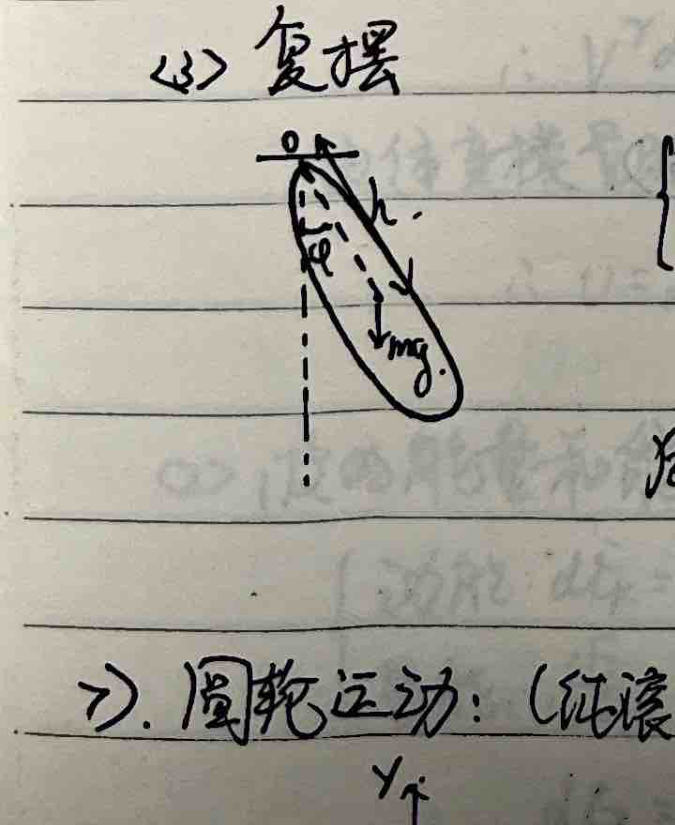
#> input picture olympiad-physics/images/ch01_compound_pendulum.png, 675 x 825 px, given in place of ch02_page_010.png, which was not available
$ python crop_ch02_p10.py
#> lines starting #> are read from the running program, lines starting #| are printed output that depends on the picture; pictures that were not available may be replaced by others from this repository, and a replacement may not be noted
import os
from PIL import Image

in_dir = 'college-physics/images'
out_dir = 'college-physics/images'

def extract_rect(img_name, out_name, x0_pct, y0_pct, x1_pct, y1_pct):
#> called with img_name = 'ch02_page_010.png', out_name = 'topic_square_transmission.png', x0_pct = 0.25, y0_pct = 0.1, x1_pct = 0.4, y1_pct = 0.16
    in_path = os.path.join(in_dir, img_name)
    out_path = os.path.join(out_dir, out_name)
    img = Image.open(in_path)
#> img is the input picture: PIL image 675x825 RGB; mean R, G, B 168.1, 164.5, 154.2
    width, height = img.size
#> width = 675; height = 825
    box = (
        int(width * x0_pct),
        int(height * y0_pct),
        int(width * x1_pct),
        int(height * y1_pct)
    )
#> box = (168, 82, 270, 132)
    cropped = img.crop(box)
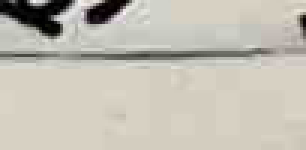
#> cropped: PIL image 102x50 RGB (shown 3 times larger); mean R, G, B 194.6, 190.8, 179.8
    cropped.save(out_path)
    print(f"Saved {out_path}")

extract_rect("ch02_page_010.png", "topic_square_transmission.png", 0.25, 0.10, 0.40, 0.16)
extract_rect("ch02_page_010.png", "topic_delta_well.png", 0.15, 0.22, 0.28, 0.28)
#> call 2 of extract_rect, with img_name = 'ch02_page_010.png', out_name = 'topic_delta_well.png', x0_pct = 0.15, y0_pct = 0.22, x1_pct = 0.28, y1_pct = 0.28
#> in extract_rect (call 2), `cropped = img.crop(box)`:
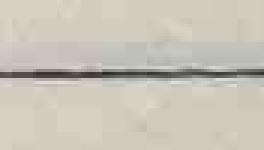
#> cropped: PIL image 88x50 RGB (shown 3 times larger); mean R, G, B 201, 196.2, 184.2
extract_rect("ch02_page_010.png", "topic_delta_barrier.png", 0.10, 0.85, 0.25, 0.92)
#> call 3 of extract_rect, with img_name = 'ch02_page_010.png', out_name = 'topic_delta_barrier.png', x0_pct = 0.1, y0_pct = 0.85, x1_pct = 0.25, y1_pct = 0.92
#> in extract_rect (call 3), `cropped = img.crop(box)`:
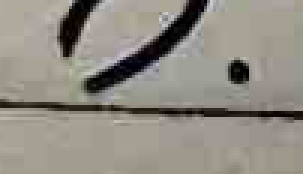
#> cropped: PIL image 101x58 RGB (shown 3 times larger); mean R, G, B 145.5, 140.7, 131.2

print("Done")

$ run again, on olympiad-physics/images/ch01_spring.png
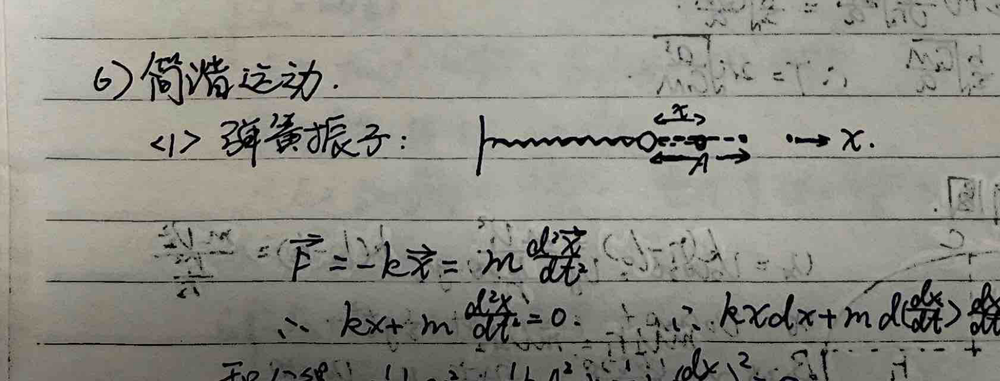
#> input picture olympiad-physics/images/ch01_spring.png, 1000 x 381 px, shrunk from 1733 x 660 before the run, given in place of ch02_page_010.png, which was not available
#> in extract_rect, img is the input picture: PIL image 1000x381 RGB; mean R, G, B 141.3, 140.5, 132.5
#> in extract_rect (call 2), `cropped = img.crop(box)`:
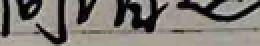
#> cropped: PIL image 130x23 RGB (shown 2 times larger); mean R, G, B 124.4, 120.2, 113.9
#> in extract_rect (call 3), `cropped = img.crop(box)`:
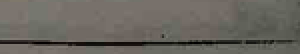
#> cropped: PIL image 150x27 RGB (shown 2 times larger); mean R, G, B 105, 101.5, 94.8

$ run again, on olympiad-physics/images/ch01_wave_interference.png
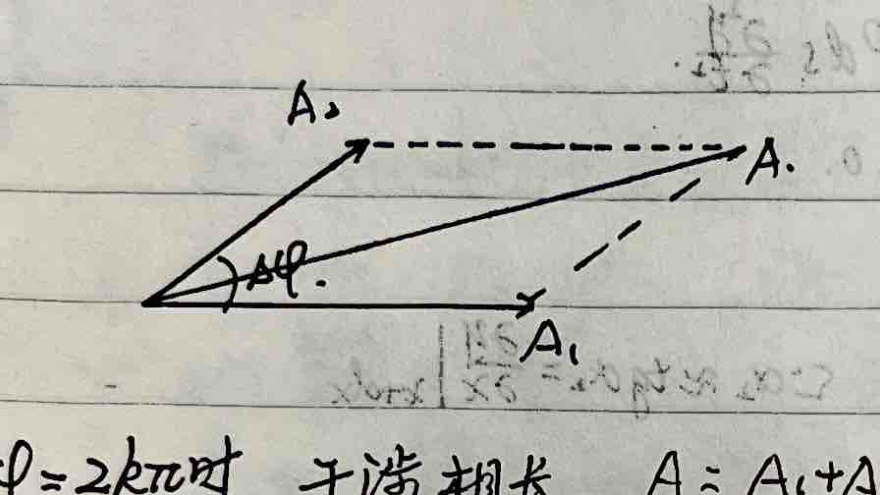
#> input picture olympiad-physics/images/ch01_wave_interference.png, 880 x 495 px, given in place of ch02_page_010.png, which was not available
#> in extract_rect, img is the input picture: PIL image 880x495 RGB; mean R, G, B 186.2, 185.1, 176.8
#> in extract_rect, `cropped = img.crop(box)`:
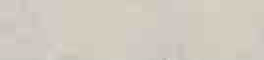
#> cropped: PIL image 132x30 RGB (shown 2 times larger); mean R, G, B 209.3, 203, 192.6
#> cropped: PIL image 114x30 RGB
#> in extract_rect (call 3), `cropped = img.crop(box)`:
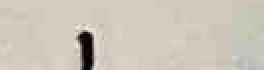
#> cropped: PIL image 132x35 RGB (shown 2 times larger); mean R, G, B 203.3, 198.1, 184.7
